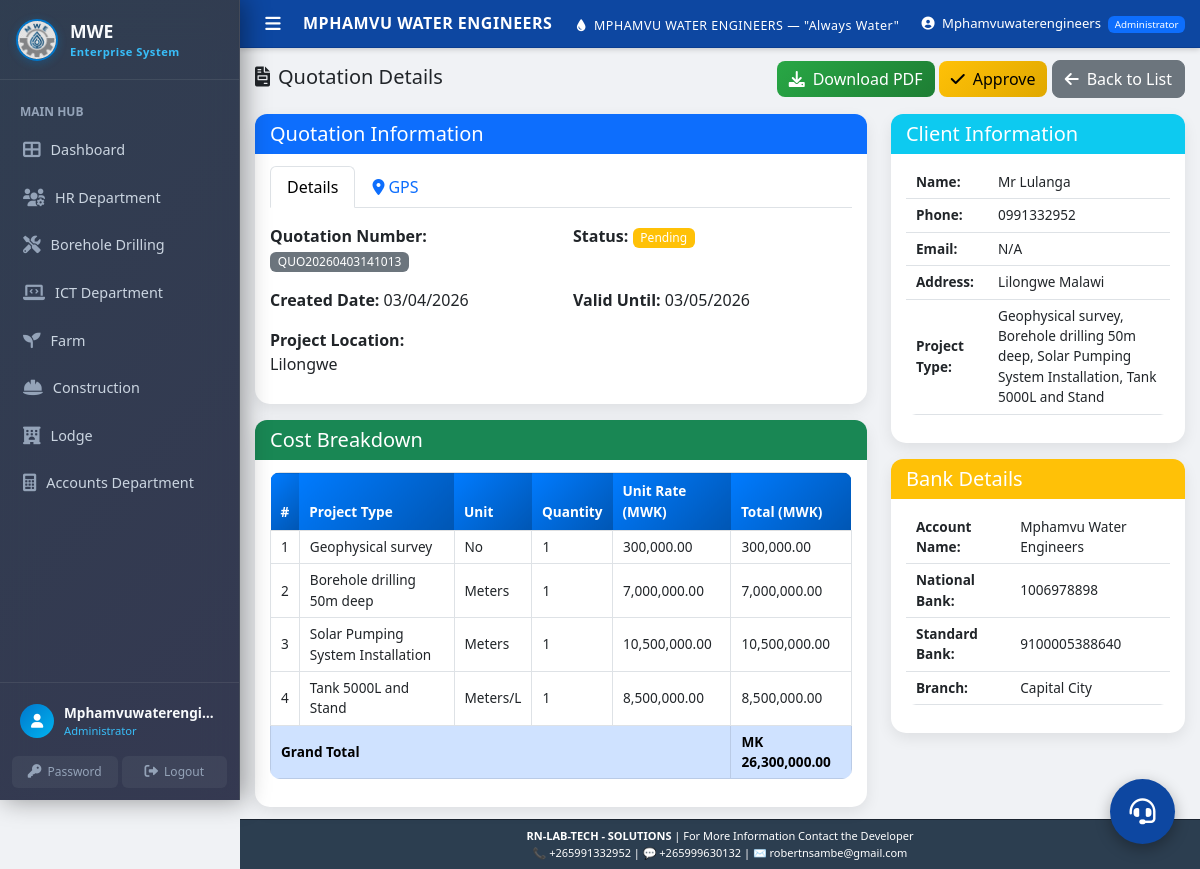
/quotations/view/11 (signed in), run on the app's committed database.
### models.py (models this page shows)
class Quotation(db.Model):
    __tablename__ = 'quotations'
    quotation_id = db.Column(db.Integer, primary_key=True)
    client_id = db.Column(db.Integer, db.ForeignKey('clients.client_id'), nullable=False)
    project_location = db.Column(db.String(200), nullable=False)
    project_latitude = db.Column(db.Float, nullable=True)
    project_longitude = db.Column(db.Float, nullable=True)
    borehole_depth = db.Column(db.Float)
    equipment_cost = db.Column(db.Float, default=0)
    labour_cost = db.Column(db.Float, default=0)
    transport_cost = db.Column(db.Float, default=0)
    total_amount = db.Column(db.Float, nullable=False)
    validity_days = db.Column(db.Integer, default=30)
    description = db.Column(db.Text, default='We have pleasure in quoting our prices for borehole development as follows;')
    status = db.Column(db.String(20), default='Pending')
    delivery_confirmed = db.Column(db.Boolean, default=False)
    delivery_approved_by = db.Column(db.String(100))
    delivery_approved_date = db.Column(db.DateTime)
    invoice_generated = db.Column(db.Boolean, default=False)
    delivery_note_generated = db.Column(db.Boolean, default=False)
    created_at = db.Column(db.DateTime, default=datetime.utcnow)
    updated_at = db.Column(db.DateTime, default=datetime.utcnow, onupdate=datetime.utcnow)
    reference_number = db.Column(db.String(50), unique=True, default=lambda: get_reference_number('QUO'))
    department = db.Column(db.String(100), default='Borehole Drilling', nullable=False)
    client = db.relationship('Client', backref='quotations')
    quotation_items = db.relationship('QuotationItem', backref='quotation', cascade='all, delete-orphan')

class QuotationItem(db.Model):
    __tablename__ = 'quotation_items'
    id = db.Column(db.Integer, primary_key=True)
    quotation_id = db.Column(db.Integer, db.ForeignKey('quotations.quotation_id'), nullable=False)
    project_type = db.Column(db.String(200), nullable=False)
    unit = db.Column(db.String(50))
    quantity = db.Column(db.Float, nullable=False)
    unit_rate = db.Column(db.Float, nullable=False)
    total = db.Column(db.Float, nullable=False)

class Client(db.Model):
    __tablename__ = 'clients'
    client_id = db.Column(db.Integer, primary_key=True)
    client_name = db.Column(db.String(200), nullable=False)
    phone = db.Column(db.String(20), nullable=False)
    email = db.Column(db.String(100))
    address = db.Column(db.Text, nullable=False)
    project_type = db.Column(db.String(100), nullable=False)
    quotation_amount = db.Column(db.Float, default=0)
    contract_status = db.Column(db.String(20), default='Pending')
    payment_status = db.Column(db.String(20), default='Pending')
    total_transactions = db.Column(db.Integer, default=0)
    completed_transactions = db.Column(db.Integer, default=0)
    on_time_payments = db.Column(db.Integer, default=0)
    defaults = db.Column(db.Integer, default=0)
    credit_score = db.Column(db.Integer, default=0)
    created_at = db.Column(db.DateTime, default=datetime.utcnow)
    updated_at = db.Column(db.DateTime, default=datetime.utcnow, onupdate=datetime.utcnow)
    department = db.Column(db.String(100), default='Borehole Drilling', nullable=False)
    reference_number = db.Column(db.String(50), unique=True, default=lambda: get_reference_number('CLI'))

### quotations/quotation_routes.py (the view)
@quotations_bp.route('/view/<int:quotation_id>')
@login_required
def view_quotation(quotation_id):
    quotation = Quotation.query.get_or_404(quotation_id)
    return render_template('quotations/view.html', quotation=quotation, timedelta=timedelta)

### app.py (called while the page is built)
@app.context_processor
def inject_now():
    return {
        'datetime': datetime,
    }

### quotations/quotation_routes.py (called while the page is built)
def login_required(f):
    @wraps(f)
    def decorated_function(*args, **kwargs):
        if 'user_id' not in session:
            return redirect(url_for('login'))
        return f(*args, **kwargs)
    return decorated_function

### templates/quotations/view.html (shortened to what this page needs)
{% extends "base.html" %}
{% block content %}
<div class="row mb-4">
    <div class="col-12">
        <div class="d-flex justify-content-between align-items-center">
            <h2><i class="fas fa-file-invoice me-2"></i>Quotation Details</h2>
            <div>
                <a href="{{ url_for('quotations.download_quotation_pdf', quotation_id=quotation.quotation_id) }}" class="btn btn-success">
                    <i class="fas fa-download me-2"></i>Download PDF
                </a>
                {% if quotation.status == 'Pending' %}
                <button class="btn btn-warning" onclick="approveQuotation('{{ quotation.quotation_id }}')">
                    <i class="fas fa-check me-2"></i>Approve
                </button>
                {% endif %}
                <a href="{{ url_for('quotations.list_quotations') }}" class="btn btn-secondary">
                    <i class="fas fa-arrow-left me-2"></i>Back to List
                </a>
            </div>
        </div>
    </div>
</div>
<div class="row">
    <div class="col-md-8">
        <div class="card mb-3">
            <div class="card-header bg-primary text-white">
                <h5 class="mb-0">Quotation Information</h5>
            </div>
            <div class="card-body">
                <ul class="nav nav-tabs mb-3" id="quotationViewTabs" role="tablist">
                    <li class="nav-item" role="presentation">
                        <button class="nav-link active" id="quotation-details-tab" data-bs-toggle="tab" data-bs-target="#quotation-details-pane" type="button" role="tab" aria-controls="quotation-details-pane" aria-selected="true">Details</button>
                    </li>
                    <li class="nav-item" role="presentation">
                        <button class="nav-link" id="quotation-gps-tab" data-bs-toggle="tab" data-bs-target="#quotation-gps-pane" type="button" role="tab" aria-controls="quotation-gps-pane" aria-selected="false"><i class="fas fa-map-marker-alt me-1"></i>GPS</button>
                    </li>
                </ul>
                <div class="tab-content" id="quotationViewTabContent">
                <div class="tab-pane fade show active" id="quotation-details-pane" role="tabpanel" aria-labelledby="quotation-details-tab">
                <div class="row mb-3">
                    <div class="col-md-6">
                        <strong>Quotation Number:</strong>
                        <span class="badge bg-secondary">{{ quotation.reference_number }}</span>
                    </div>
                    <div class="col-md-6">
                        <strong>Status:</strong>
                        <span class="badge bg-{{
                            'success' if quotation.status == 'Approved'
                            else 'warning' if quotation.status == 'Pending'
                            else 'secondary'
                        }}">
                            {{ quotation.status }}
                        </span>
                    </div>
                </div>
                <div class="row mb-3">
                    <div class="col-md-6">
                        <strong>Created Date:</strong> {{ quotation.created_at.strftime('%d/%m/%Y') }}
                    </div>
                    <div class="col-md-6">
                        <strong>Valid Until:</strong> {{ (quotation.created_at.replace(tzinfo=None) + timedelta(days=quotation.validity_days or 30)).strftime('%d/%m/%Y') }}
                    </div>
                </div>
                <div class="mb-3">
                    <strong>Project Location:</strong><br>
                    {{ quotation.project_location or '—' }}
                    {% set read_only = true %}
                    {% set entity = quotation %}
                </div>
                </div>
                    {% set gps_initial_lat = quotation.project_latitude %}
                    {% set gps_initial_lng = quotation.project_longitude %}
                    {% include 'quotations/_gps_map_view.html' %}
                </div>
            </div>
        </div>
        <div class="card">
            <div class="card-header bg-success text-white">
                <h5 class="mb-0">Cost Breakdown</h5>
            </div>
            <div class="card-body">
                <div class="table-responsive">
                    <table class="table table-bordered">
                        <thead class="table-light">
                            <tr>
                                <th>#</th>
                                <th>Project Type</th>
                                <th>Unit</th>
                                <th>Quantity</th>
                                <th>Unit Rate (MWK)</th>
                                <th>Total (MWK)</th>
                            </tr>
                        </thead>
                        <tbody>
                            {% if quotation.quotation_items %}
                                {% for item in quotation.quotation_items %}
                                <tr>
                                    <td>{{ loop.index }}</td>
                                    <td>{{ item.project_type }}</td>
                                    <td>{{ item.unit or 'N/A' }}</td>
                                    <td>{{ "{:,.2f}".format(item.quantity) if item.quantity != item.quantity|int else item.quantity|int }}</td>
                                    <td>{{ "{:,.2f}".format(item.unit_rate) }}</td>
                                    <td>{{ "{:,.2f}".format(item.total) }}</td>
                                </tr>
                                {% endfor %}
                            {% endif %}
                            <tr class="table-primary">
                                <td colspan="5"><strong>Grand Total</strong></td>
                                <td><strong>MK {{ "{:,.2f}".format(quotation.total_amount) }}</strong></td>
                            </tr>
                        </tbody>
                    </table>
                </div>
            </div>
        </div>
    </div>
    <div class="col-md-4">
        <div class="card mb-3">
            <div class="card-header bg-info text-white">
                <h5 class="mb-0">Client Information</h5>
            </div>
            <div class="card-body">
                <table class="table table-sm">
                    <tr>
                        <td><strong>Name:</strong></td>
                        <td>{{ quotation.client.client_name }}</td>
                    </tr>
                    <tr>
                        <td><strong>Phone:</strong></td>
                        <td>{{ quotation.client.phone }}</td>
                    </tr>
                    <tr>
                        <td><strong>Email:</strong></td>
                        <td>{{ quotation.client.email or 'N/A' }}</td>
                    </tr>
                    <tr>
                        <td><strong>Address:</strong></td>
                        <td>{{ quotation.client.address }}</td>
                    </tr>
                    <tr>
                        <td><strong>Project Type:</strong></td>
                        <td>{{ quotation.client.project_type }}</td>
                    </tr>
                </table>
            </div>
        </div>
        <div class="card">
            <div class="card-header bg-warning text-white">
                <h5 class="mb-0">Bank Details</h5>
            </div>
            <div class="card-body">
                <table class="table table-sm">
                    <tr>
                        <td><strong>Account Name:</strong></td>
                        <td>Mphamvu Water Engineers</td>
                    </tr>
                    <tr>
                        <td><strong>National Bank:</strong></td>
                        <td>1006978898</td>
                    </tr>
                    <tr>
                        <td><strong>Standard Bank:</strong></td>
                        <td>9100005388640</td>
                    </tr>
                    <tr>
                        <td><strong>Branch:</strong></td>
                        <td>Capital City</td>
                    </tr>
                </table>
            </div>
        </div>
    </div>
</div>
{% endblock %}

### static/css/style.css (style rules this page uses)
:root { --primary-color: #007bff; --secondary-color: #6c757d; --success-color: #28a745; --danger-color: #dc3545; --warning-color: #ffc107; --info-color: #17a2b8; --light-color: #f8f9fa; --dark-color: #343a40; --water-blue: #00d4ff; --water-dark: #0056b3; --sidebar-width: 240px; --sidebar-collapsed-width: 72px; --sidebar-bg: #1a2332; --sidebar-hover: #243044; --sidebar-active: rgba(0, 119, 204, 0.2); --sidebar-active-border: #0077cc; --sidebar-text: rgba(255, 255, 255, 0.7); --sidebar-text-active: #ffffff; --header-height: 48px; --transition-speed: 0.3s; }
body { font-family: 'Segoe UI', Tahoma, Geneva, Verdana, sans-serif; background-color: #f0f2f5; margin: 0; overflow-x: hidden; }
.main-content .mb-4 { margin-bottom: 1rem !important; }
.main-content h2 { font-size: 1.25rem; margin-bottom: 0.25rem; }
.card { border: none; border-radius: 15px; box-shadow: 0 5px 15px rgba(0,0,0,0.08); transition: transform 0.3s ease, box-shadow 0.3s ease; }
.card-header { padding: 8px 15px; border-radius: 12px 12px 0 0 !important; border: none; font-weight: 600; }
.card-body { padding: 12px 15px; }
.btn { border-radius: 8px; font-weight: 500; transition: all 0.3s ease; }
.btn-success { background: linear-gradient(135deg, var(--success-color), #1e7e34); border: none; }
.btn-warning { background: linear-gradient(135deg, var(--warning-color), #e0a800); border: none; }
.table { border-radius: 10px; overflow: hidden; }
.table thead th { background: linear-gradient(135deg, var(--primary-color), var(--water-dark)); color: white; border: none; font-weight: 600; padding: 8px 10px; font-size: 0.85rem; }
.table tbody td { padding: 6px 10px; font-size: 0.85rem; vertical-align: middle; }
.badge { font-weight: 500; border-radius: 6px; }
.fade-in { animation: fadeIn 0.5s ease-in; }

### data on the page
Quotation: reference_number "QUO20260403141013", status "Pending", created_at "03/04/2026", created_at+validity_days "03/05/2026", project_location "Lilongwe", total_amount "26,300,000.00"
QuotationItem: project_type "Geophysical survey", unit "No", quantity "1", unit_rate "300,000.00", total "300,000.00"
QuotationItem: project_type "Borehole drilling 50m deep", unit "Meters", quantity "1", unit_rate "7,000,000.00", total "7,000,000.00"
QuotationItem: project_type "Solar Pumping System Installation", unit "Meters", quantity "1", unit_rate "10,500,000.00", total "10,500,000.00"
QuotationItem: project_type "Tank 5000L and Stand", unit "Meters/L", quantity "1", unit_rate "8,500,000.00", total "8,500,000.00"
Client: client.client_name "Mr Lulanga", client.phone "0991332952", client "N/A", client.address "Lilongwe Malawi", client.project_type "Geophysical survey, Borehole drilling 50m deep, Solar Pumping System Installation, Tank 5000L and Stand"

### other printed values
{{ session.username }} "Mphamvuwaterengi…"
{{ session.role }} "Administrator"
{{ session.username }} "Mphamvuwaterengineers"
